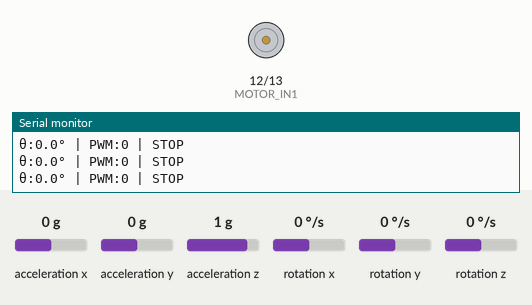
The sketch below on a simulated ESP8266 (NodeMCU). Shown: motor-driver pin pairs drawn as motors (green arrow = first pin HIGH = forward, orange = second pin HIGH = backward, longer = more drive, scaled by the enable pin), the last lines printed to the serial monitor. Inputs (shaded band) come from the test bench; at power-on: rotation x 0 °/s, acceleration y 0 g, acceleration x 0 g, acceleration z 1 g, rotation y 0 °/s, rotation z 0 °/s.

Above: at 6.5 s.
6.6 s: rotation x set to -192 °/s
At 7.8 s:
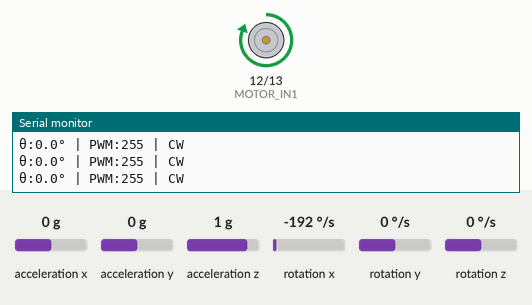
8.1 s: rotation x set to 0 °/s
At 8.57 s:
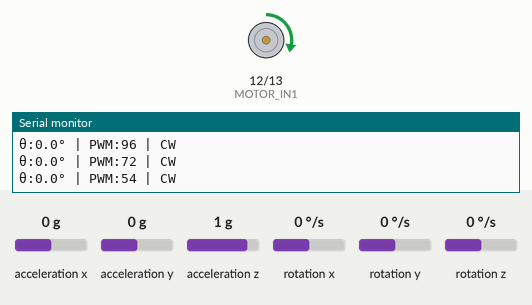
10.2 s: rotation x set to 100 °/s
At 11.1 s:
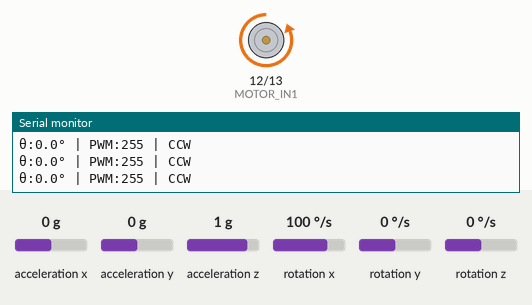
11.7 s: acceleration y set to -0.4 g
At 12.1 s:
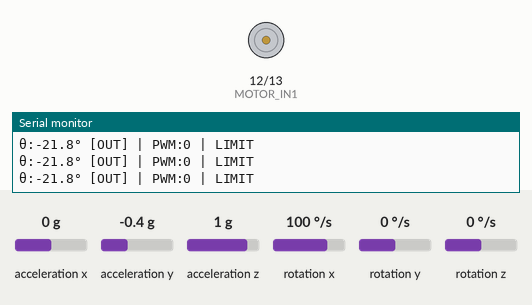
Timing chart, 0 to 14.6 s (numbered marks = the images above; inputs shaded):
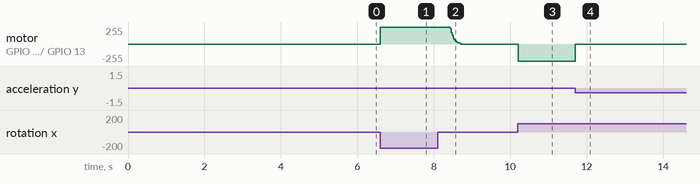

Measured:
- the behaviour switches between -0.2 and -0.3 g on acceleration y (found by bisection; images 3 and 4)
- after the input at 6.6 s, motor on GPIO 12 (MOTOR_IN1) / GPIO 13 (MOTOR_IN2): stopped → forward 255/255 at once
- after the input at 8.1 s, motor on GPIO 12 (MOTOR_IN1) / GPIO 13 (MOTOR_IN2): moves from forward 255/255 to stopped over 0.28 s, starting after 0.33 s
- after the input at 10.2 s, motor on GPIO 12 (MOTOR_IN1) / GPIO 13 (MOTOR_IN2): stopped → backward 255/255 at once
- after the input at 11.7 s, motor on GPIO 12 (MOTOR_IN1) / GPIO 13 (MOTOR_IN2): backward 255/255 → stopped at once

The sketch:

krit_test_1204.ino
```cpp
#include <Wire.h>
#include <math.h>
#include <MPU6050_tockn.h>  // Library for easy IMU handling

// ====================== PIN & IMU SETUP ======================
#define I2C_SDA        4   // D2 on NodeMCU (GPIO4)
#define I2C_SCL        5   // D1 on NodeMCU (GPIO5)
#define MPU_ADDR       0x68

#define MOTOR_IN1      12  // D6 (GPIO12)
#define MOTOR_IN2      13  // D7 (GPIO13)
#define MOTOR_ENA      14  // D5 (GPIO14) - PWM capable

MPU6050 mpu6050(Wire);

// ====================== MOTOR HELPERS ======================
void motorCW(int speed) {
  speed = constrain(speed, 0, 255);
  int pwm8266 = map(speed, 0, 255, 0, 1023);
  digitalWrite(MOTOR_IN1, HIGH);
  digitalWrite(MOTOR_IN2, LOW);
  analogWrite(MOTOR_ENA, pwm8266);
}

void motorCCW(int speed) {
  speed = constrain(speed, 0, 255);
  int pwm8266 = map(speed, 0, 255, 0, 1023);
  digitalWrite(MOTOR_IN1, LOW);
  digitalWrite(MOTOR_IN2, HIGH);
  analogWrite(MOTOR_ENA, pwm8266);
}

void motorStop() {
  digitalWrite(MOTOR_IN1, LOW);
  digitalWrite(MOTOR_IN2, LOW);
  analogWrite(MOTOR_ENA, 0);
}

// ====================== CONTROL PARAMS ======================

// IMPROVED for heavy shaky bike
float Kp = 50.0;      // Strong proportional gain
float Kd = 50.0;      // HIGH damping to stop oscillation

#define MAX_TILT_ANGLE  12.0
#define MIN_TILT_ANGLE -12.0
#define PWM_DEADZONE    10

// Gyro filtering - removes mechanical vibrations
float gyro_filtered = 0.0;
float gyro_alpha = 0.75;  // Smooth vibrations, keep responsiveness

// Fixed loop timing - consistent 100Hz control
unsigned long lastLoopTime = 0;
const unsigned long LOOP_INTERVAL = 10000;  // 10ms = 100Hz

// ====================== SETUP ======================

void setup() {
  Serial.begin(9600);
  delay(2000);

  pinMode(MOTOR_IN1, OUTPUT);
  pinMode(MOTOR_IN2, OUTPUT);
  pinMode(MOTOR_ENA, OUTPUT);
  motorStop();

  Wire.begin(I2C_SDA, I2C_SCL);
  Wire.setClock(400000);

  Serial.println("\n===========================================");
  Serial.println("   BALANCED REACTION WHEEL CONTROL");
  Serial.println("   (ESP8266 - Heavy Bike Optimized)");
  Serial.println("===========================================\n");

  // Initialize MPU6050 library
  mpu6050.begin();

  // Calibrate Gyro - CRITICAL: Keep bike completely still!
  Serial.println("Calibrating gyroscope... KEEP BIKE STILL!");
  mpu6050.calcGyroOffsets(true);
  Serial.println("Calibration complete.\n");

  Serial.println("Settings:");
  Serial.print("  Kp = "); Serial.print(Kp); Serial.println(" (Strong for heavy mass)");
  Serial.print("  Kd = "); Serial.print(Kd); Serial.println(" (HIGH damping)");
  Serial.println("  Loop: 100Hz (fixed timing)");
  Serial.println("  Gyro Filter: ON (vibration removal)");
  Serial.println("  Range: ±12°");
  Serial.println("===========================================\n");

  lastLoopTime = micros();
}

// ====================== MAIN LOOP ======================

void loop() {
  // Fixed timing - maintain consistent 100Hz control loop
  unsigned long now = micros();

  if (now - lastLoopTime < LOOP_INTERVAL) {
    return;  // Wait for next cycle
  }

  lastLoopTime = now;

  // 1. Update MPU data (library handles complementary filter)
  mpu6050.update();

  // 2. Get angle from library (already filtered by library's complementary filter)
  float angle_raw = mpu6050.getAngleX();

  // 3. Get gyro rate and apply additional filtering for vibrations
  float gyro_raw = mpu6050.getGyroX();
  gyro_filtered = gyro_alpha * gyro_filtered + (1.0 - gyro_alpha) * gyro_raw;
  float angle_rate = gyro_filtered;  // Use filtered gyro

  // 4. Control Logic
  bool beyond_limit = (angle_raw > MAX_TILT_ANGLE || angle_raw < MIN_TILT_ANGLE);
  float angle = constrain(angle_raw, MIN_TILT_ANGLE, MAX_TILT_ANGLE);

  // PD Control - higher Kd reduces oscillation
  float u = Kp * angle + Kd * angle_rate;
  u = -u;  // Invert to push against tilt

  int pwm = constrain((int)u, -255, 255);

  String motorDir = "STOP";

  // 5. Motor Action - instant response, no slew rate
  if (beyond_limit) {
    motorStop();
    motorDir = "LIMIT";
    pwm = 0;
  } else if (abs(pwm) < PWM_DEADZONE) {
    motorStop();
    motorDir = "STOP";
    pwm = 0;
  } else if (pwm > 0) {
    motorCW(pwm);
    motorDir = "CW";
  } else {
    motorCCW(-pwm);
    motorDir = "CCW";
  }

  // 6. Serial Output (Debug)
  Serial.print("θ:");
  Serial.print(angle_raw, 1);
  Serial.print("° ");

  if (beyond_limit) {
    Serial.print("[OUT] ");
  }

  Serial.print("| PWM:");
  Serial.print(abs(pwm));
  Serial.print(" | ");
  Serial.println(motorDir);

}
```
